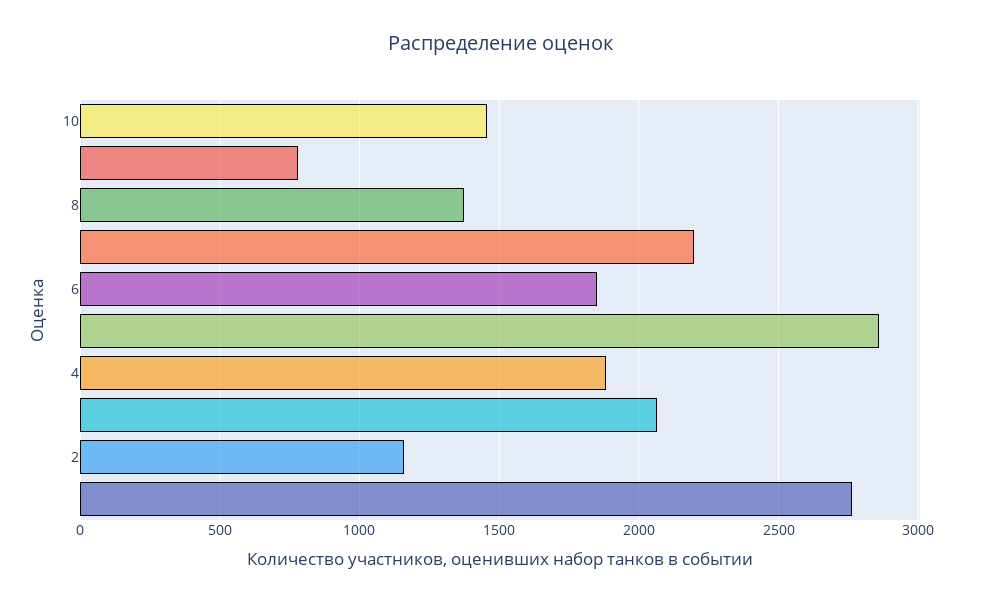

Here is the notebook cell this chart was saved with:
### Code cell
colors = [
    'rgba(244, 67, 54, 0.6)',  
    'rgba(33, 150, 243, 0.6)', 
    'rgba(76, 175, 80, 0.6)',  
    'rgba(255, 235, 59, 0.6)', 
    'rgba(156, 39, 176, 0.6)',
    'rgba(255, 152, 0, 0.6)',  
    'rgba(0, 188, 212, 0.6)',  
    'rgba(255, 87, 34, 0.6)',  
    'rgba(63, 81, 181, 0.6)', 
    'rgba(139, 195, 74, 0.6)'  
]


fig = go.Figure()


for i, (rating, count) in enumerate(zip(data['Range_of_tanks_in_the_event'], data['count'])):
    fig.add_trace(go.Bar(
        y=[rating],
        x=[count],
        orientation='h',
        marker=dict(
            color=colors[i],
            line=dict(color='rgba(0, 0, 0, 1.0)', width=1)
        ),
        name=f'Rating {rating}',
        showlegend=False  
    ))


fig.update_layout(
    title='Распределение оценок',
    xaxis_title='Количество участников, оценивших набор танков в событии',
    yaxis_title='Оценка',
    barmode='stack',
    width=1000,
    height=600,
    title_x=0.5,  
    font=dict(size=14,
              
))



fig.show()
fig.write_html('Range.html')

### Figure 1 — Plotly figure (JSON) as saved in the notebook; plotly's stock layout.template omitted (floating-point values rounded to 4 significant figures)
{"data": [{"marker": {"color": "rgba(244, 67, 54, 0.6)", "line": {"color": "rgba(0, 0, 0, 1.0)", "width": 1}}, "name": "Rating 9", "orientation": "h", "showlegend": false, "type": "bar", "x": [778], "y": [9]}, {"marker": {"color": "rgba(33, 150, 243, 0.6)", "line": {"color": "rgba(0, 0, 0, 1.0)", "width": 1}}, "name": "Rating 2", "orientation": "h", "showlegend": false, "type": "bar", "x": [1156], "y": [2]}, {"marker": {"color": "rgba(76, 175, 80, 0.6)", "line": {"color": "rgba(0, 0, 0, 1.0)", "width": 1}}, "name": "Rating 8", "orientation": "h", "showlegend": false, "type": "bar", "x": [1372], "y": [8]}, {"marker": {"color": "rgba(255, 235, 59, 0.6)", "line": {"color": "rgba(0, 0, 0, 1.0)", "width": 1}}, "name": "Rating 10", "orientation": "h", "showlegend": false, "type": "bar", "x": [1454], "y": [10]}, {"marker": {"color": "rgba(156, 39, 176, 0.6)", "line": {"color": "rgba(0, 0, 0, 1.0)", "width": 1}}, "name": "Rating 6", "orientation": "h", "showlegend": false, "type": "bar", "x": [1848], "y": [6]}, {"marker": {"color": "rgba(255, 152, 0, 0.6)", "line": {"color": "rgba(0, 0, 0, 1.0)", "width": 1}}, "name": "Rating 4", "orientation": "h", "showlegend": false, "type": "bar", "x": [1882], "y": [4]}, {"marker": {"color": "rgba(0, 188, 212, 0.6)", "line": {"color": "rgba(0, 0, 0, 1.0)", "width": 1}}, "name": "Rating 3", "orientation": "h", "showlegend": false, "type": "bar", "x": [2064], "y": [3]}, {"marker": {"color": "rgba(255, 87, 34, 0.6)", "line": {"color": "rgba(0, 0, 0, 1.0)", "width": 1}}, "name": "Rating 7", "orientation": "h", "showlegend": false, "type": "bar", "x": [2194], "y": [7]}, {"marker": {"color": "rgba(63, 81, 181, 0.6)", "line": {"color": "rgba(0, 0, 0, 1.0)", "width": 1}}, "name": "Rating 1", "orientation": "h", "showlegend": false, "type": "bar", "x": [2760], "y": [1]}, {"marker": {"color": "rgba(139, 195, 74, 0.6)", "line": {"color": "rgba(0, 0, 0, 1.0)", "width": 1}}, "name": "Rating 5", "orientation": "h", "showlegend": false, "type": "bar", "x": [2856], "y": [5]}], "layout": {"barmode": "stack", "font": {"size": 14}, "height": 600, "title": {"text": "Распределение оценок", "x": 0.5}, "width": 1000, "xaxis": {"title": {"text": "Количество участников, оценивших набор танков в событии"}}, "yaxis": {"title": {"text": "Оценка"}}}}
